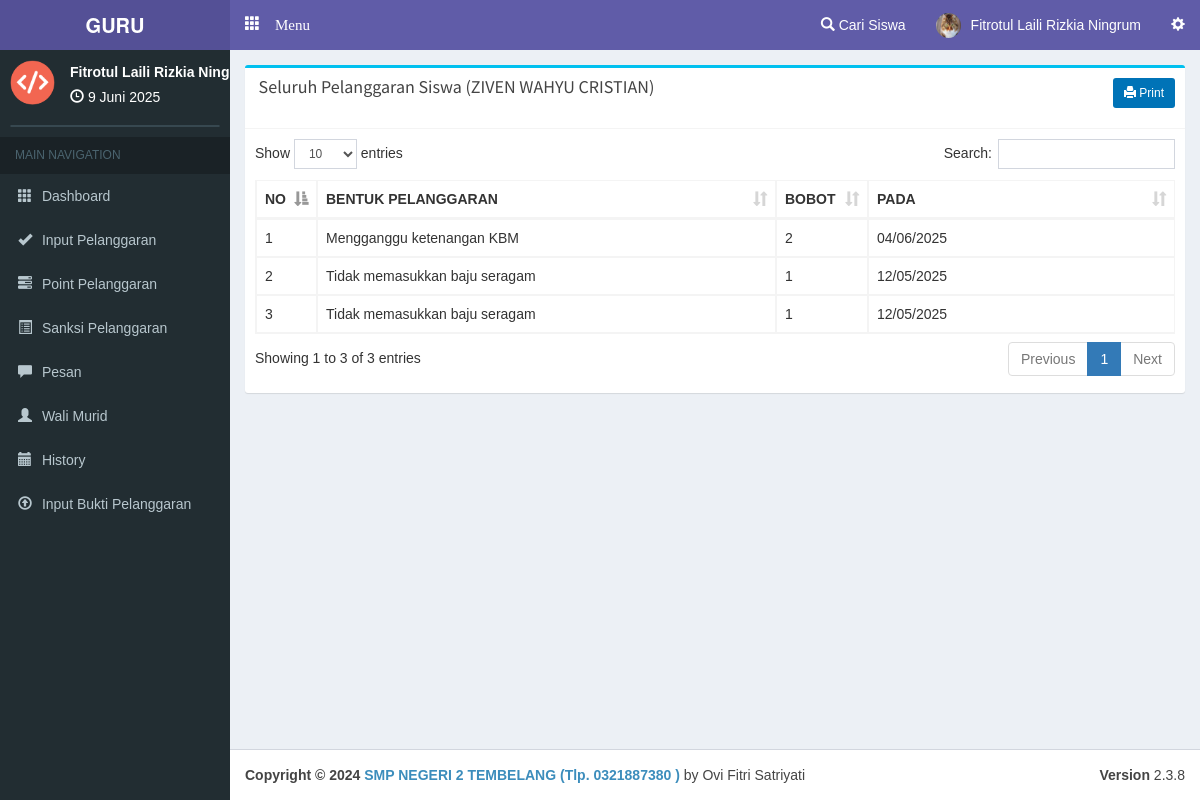
/guru/lihatpelanggaransiswa/5nZGHG7ds/_ (signed in), run on the app's committed database.
### tables this page shows
CREATE TABLE `guru` (
  `c_guru` varchar(10) NOT NULL,
  `nama` varchar(100) NOT NULL,
  `username` varchar(30) NOT NULL,
  `password` varchar(30) NOT NULL,
  `foto` text NOT NULL
);

CREATE TABLE `siswa` (
  `c_siswa` varchar(10) NOT NULL,
  `c_kelas` varchar(10) NOT NULL,
  `nisn` varchar(20) NOT NULL,
  `nama` varchar(100) NOT NULL,
  `jk` varchar(1) NOT NULL,
  `alamat` varchar(150) NOT NULL,
  `tl` date NOT NULL
);

CREATE TABLE `pelanggaran` (
  `c_pelanggaran` varchar(5) NOT NULL,
  `c_siswa` varchar(10) NOT NULL,
  `c_kelas` varchar(10) NOT NULL,
  `c_benpel` varchar(10) NOT NULL,
  `bobot` int(4) NOT NULL,
  `c_guru` varchar(10) NOT NULL,
  `at` datetime NOT NULL
);

CREATE TABLE `benpel` (
  `c_benpel` varchar(10) NOT NULL,
  `c_katbenpel` varchar(10) NOT NULL,
  `benpel` text NOT NULL,
  `bobot` int(11) NOT NULL
);

### php/config.php (called while the page is built, shortened)
<?php
$base='http://localhost/pps/';
$basegu='http://localhost/pps/guru/';
?>

### php/function.php (called while the page is built, shortened)
<?php
function tgl($date){
  $array_bulan = array(1=>'Januari','Februari','Maret', 'April', 'Mei', 'Juni','Juli','Agustus','September','Oktober', 'November','Desember');
  $date = strtotime($date);
  $tanggal = date ('j', $date);
  $bulan = $array_bulan[date('n',$date)];
  $tahun = date('Y',$date);
  $result = $tanggal ." ". $bulan ." ". $tahun;
  return($result);
}
?>

### guru/main.php (the view, shortened to what this page needs)
<?php date_default_timezone_set('Asia/Jakarta');$date=date('Y-m-d'); require '../php/config.php'; require '../php/function.php'; session_start(); if(empty($_SESSION['c_guru'])){header('location:../login');} $na=mysqli_fetch_array(mysqli_query($con,"SELECT * FROM guru where c_guru='$_SESSION[c_guru]' "));  ?>
<!DOCTYPE html>
<html>
<head>
  <link rel="stylesheet" href="<?php echo $base; ?>theme/bootstrap/css/bootstrap.min.css">
  <link rel="stylesheet" href="<?php echo $base; ?>theme/plugins/datatables/dataTables.bootstrap.css">
  <link rel="stylesheet" href="<?php echo $base; ?>theme/dist/css/AdminLTE.min.css">
  <link rel="stylesheet" href="<?php echo $base; ?>theme/dist/css/skins/_all-skins.min.css">
  <link rel="stylesheet" href="<?php echo $base; ?>theme/plugins/iCheck/square/blue.css">
  <link rel="stylesheet" href="<?php echo $base; ?>theme/plugins/select2/select2.min.css">
</head>
<body class="skin-purple hold-transition fixed"
oncontextmenu="return false">
<div class="wrapper">
  <header class="main-header">
    <a href="#" class="logo">
      <span class="logo-lg"><b>GURU</b></span>
    </a>
    <nav class="navbar navbar-static-top" role="navigation">
      <a href="#" class="glyphicon glyphicon-th" data-toggle="offcanvas" role="button" style="color: #fff;margin-top: 15px;margin-left: 15px;font-size: 15px;"> Menu
      </a>
      <div class="navbar-custom-menu">
        <ul class="nav navbar-nav">
          <li class="dropdown notifications-menu">
            <a href="#" class="dropdown-toggle" data-toggle="dropdown">
              <i class="glyphicon glyphicon-search"></i> Cari Siswa
            </a>
          </li>
          <li class="dropdown user user-menu">
            <a href="#" class="dropdown-toggle" data-toggle="dropdown">
            <?php if($na['foto']==NULL){ ?>
              <img src="<?php echo $base; ?>php/img/avatar1.png" class="user-image" alt="User Image">
            <?php }else { ?>
              <img src="<?php echo $basegu.'/'.$na['foto']; ?>" class="user-image" alt="User Image">
            <?php } ?>
              <span class="hidden-xs"><?php echo $na['nama'] ?></span>
            </a>
          </li>
          <li>
            <a href="#" data-toggle="control-sidebar"><i class="glyphicon glyphicon-cog"></i></a>
          </li>
        </ul>
      </div>
    </nav>
  </header>
  <aside class="main-sidebar">
    <section class="sidebar">
      <div class="user-panel">
        <div class="pull-left image">
          <img src="<?php echo $base; ?>php/img/logo.ico" class="img-circle" alt="User Image">
        </div>
        <div class="pull-left info">
          <p><?php echo $na['nama']; ?></p>
          <i class="glyphicon glyphicon-time"></i> <?php echo tgl(date('d-m-Y')); ?>
        </div>
      </div>
      <form action="#" method="get" class="sidebar-form">
      </form>
<?php
if(empty($_GET['smkakh'])){
  $aak='class="active"';$bak='';$cak='';$dak='';$eak='';$fak='';$gak='';
}
else{
  $act=($_GET['smkakh']);
  if($act=='inputpelanggaran' or $act=='nextinput'){
    $aak='';$bak='class="active"';$cak='';$dak='';$eak='';$fak='';$gak='';
  }
  else if($act=='pointpelanggaran'){
    $aak='';$bak='';$cak='class="active"';$dak='';$eak='';$fak='';$gak='';
  }
  else if($act=='sanksi'){
    $aak='';$bak='';$cak='';$dak='class="active"';$eak='';$fak='';$gak='';
  }
  else if($act=='pesan'){
    $aak='';$bak='';$cak='';$dak='';$eak='class="active"';$fak='';$gak='';
  }
  else if($act=='history'){
    $aak='';$bak='';$cak='';$dak='';$eak='';$fak='class="active"';$gak='';
  }
  else if($act=='ranking'){
    $aak='';$bak='';$cak='';$dak='';$eak='';$fak='';$gak='class="active"';
  }
  else if($act=='inputbukti'){
    $aak='';$bak='';$cak='';$dak='';$eak='';$fak='';$gak='';$hak='class="active"';
  }
  else{
    $aak='';$bak='';$cak='';$dak='';$eak='';$fak='';$gak='';$hak='';
  }
}
?>
      <ul class="sidebar-menu">
        <li class="header">MAIN NAVIGATION</li>
        <li <?php echo $aak; ?>>
          <a href="<?php echo $basegu; ?>">
            <i class="glyphicon glyphicon-th"></i> <span>Dashboard</span>
          </a>
        </li>
        <li <?php echo $bak; ?>>
          <a href="<?php echo $basegu; ?>inputpelanggaran">
            <i class="glyphicon glyphicon-ok"></i> <span>Input Pelanggaran</span>
          </a>
        </li>
        <li <?php echo $cak; ?>>
          <a href="<?php echo $basegu; ?>pointpelanggaran">
            <i class="glyphicon glyphicon-tasks"></i> <span>Point Pelanggaran</span>
          </a>
        </li>
        <li <?php echo $dak; ?>>
          <a href="<?php echo $basegu; ?>sanksi">
            <i class="glyphicon glyphicon-list-alt"></i> <span>Sanksi Pelanggaran</span>
          </a>
        </li>
        <li <?php echo $eak; ?>>
          <a href="<?php echo $basegu; ?>pesan">
            <i class="glyphicon glyphicon-comment"></i> <span>Pesan</span><span id="pesanbaru"></span>
          </a>
        </li>
        <li>
          <a href="<?php echo $basegu; ?>walimurid">
            <i class="glyphicon glyphicon-user"></i> <span>Wali Murid</span>
          </a>
        </li>
        <li <?php echo $fak; ?>>
          <a href="<?php echo $basegu; ?>history">
            <i class="glyphicon glyphicon-calendar"></i> <span>History</span>
          </a>
        </li>
        <li <?php echo isset($hak) ? $hak : ''; ?>>
          <a href="<?php echo $basegu; ?>inputbukti">
            <i class="glyphicon glyphicon-upload"></i> <span>Input Bukti Pelanggaran</span>
          </a>
        </li>
      </ul>
    </section>
  </aside>
  <div class="content-wrapper">
    <section class="content">
<?php
  if(empty($_GET['smkakh'])){require 'view/home.php';}
  else{
    $act=($_GET['smkakh']);
    if($act=='inputpelanggaran'){
      require 'view/inputpel.php';
    }
    else if($act=='inputbukti'){
      require 'view/inputbukti.php';
    }
    else if($act=='nextinput' and empty($_POST['pilih'])){
      require 'view/inputpel.php';
    }
    else if($act=='nextinput'){
      require 'view/nextinput.php';
    }
    else if($act=='sanksi'){
      require 'view/sanksi.php';
    }
    else if($act=='lihatpelanggaransiswa'){
      require 'view/detpelsiswa.php';
    }
  }
?>
    </section>
  </div>
</div>
  <footer class="main-footer">
    <div class="pull-right hidden-xs">
      <b>Version</b> 2.3.8
    </div>
    <strong>Copyright &copy; 2024 <a href="#">SMP NEGERI 2 TEMBELANG (Tlp. 0321887380 )</a></strong> by Ovi Fitri Satriyati
  </footer>
</body>
</html>

### guru/view/detpelsiswa.php (shortened to what this page needs)
<?php $sis=mysqli_fetch_array(mysqli_query($con,"SELECT * FROM siswa where c_siswa='$_GET[q]' ")); ?>
      <div class="row">
        <div class="col-xs-12 col-md-12 col-lg-12">
          <div class="box box-info">
            <div class="box-header  with-border">
              <h3 class="box-title">&nbsp;Seluruh Pelanggaran Siswa (<?php echo $sis['nama']; ?>)</h3><p class="pull-right"><a target="_blank" class="btn bg-blue btn-sm" href="<?php echo $basegu.'print/printpelsiswa?siswa='.$_GET['q'].''; ?>"><i class="glyphicon glyphicon-print"></i> Print</a></p>
            </div>
            <div class="box-body table-responsive">
              <table id="example1" class="table table-bordered table-hover">
                <thead>
                <tr>
                  <th width="1%">NO</th>
                  <th width="50%">BENTUK PELANGGARAN</th>
                  <th width="10%">BOBOT</th>
                  <th>PADA</th>
                </tr>
                </thead>
                <tbody>
<?php $smk=mysqli_query($con,"SELECT * FROM pelanggaran where c_siswa='$_GET[q]' order by at desc ");$vr=1;while($akh=mysqli_fetch_array($smk)){
$ben=mysqli_fetch_array(mysqli_query($con,"SELECT * FROM benpel where c_benpel='$akh[c_benpel]' "));
?>
                <tr>
                  <td><?php echo $vr; ?></td>
                  <td><?php echo $ben['benpel']; ?></td>
                  <td><?php echo $akh['bobot']; ?></td>
                  <td><?php echo date("d/m/Y", strtotime($akh['at'])); ?></td>
                </tr>
<?php $vr++; } ?>
                </tbody>
              </table>
            </div>
          </div>
        </div>
      </div>

### guru/main.php (style rules this page uses)
body { font-family:arial; }

### data on the page
guru: foto (picture), nama "Fitrotul Laili Rizkia Ningrum", nama "Fitrotul Laili Rizkia…"
siswa: nama "ZIVEN WAHYU CRISTIAN"
pelanggaran: benpel.benpel "Mengganggu ketenangan KBM", bobot "2", at "04/06/2025"
pelanggaran: benpel.benpel "Tidak memasukkan baju seragam", bobot "1", at "12/05/2025"
pelanggaran: benpel.benpel "Tidak memasukkan baju seragam", bobot "1", at "12/05/2025"
